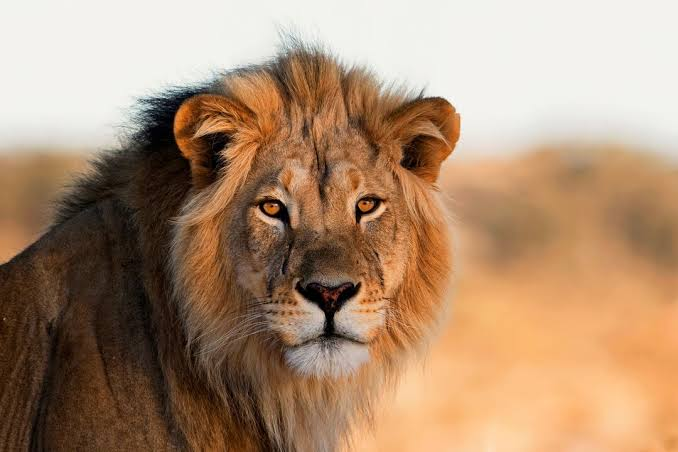
#> input picture Course 2 - Introduction to Deep Learning & Neural Networks with Keras/imagem.jpg, 678 x 452 px
$ jupyter execute --allow-errors '2. Convolutional Neural Networks.ipynb'   (older library calls are emulated)
#> lines starting #> are read from the running program, lines starting #| are printed output that depends on the picture; after the words box and inside, x2 and y2 are one past the last pixel; in counts of white or black regions, pixels touching at a corner belong together
[cell 1]
import keras
from keras.models import Sequential
from keras.layers import Dense
from keras.layers import Conv2D
from keras.layers import MaxPooling2D
from keras.layers import Flatten

import pandas as pd
import numpy as np
import cv2


import seaborn as sns
import matplotlib.pyplot as plt


from sklearn.model_selection import train_test_split
from sklearn.metrics import mean_squared_error

#> (a cell that did not finish here is left out)

[cell 3]
# Carregar imagem (substitua pelo caminho da sua imagem)
imagem = cv2.imread("imagem.jpg", cv2.IMREAD_GRAYSCALE)  # Carregar em escala de cinza
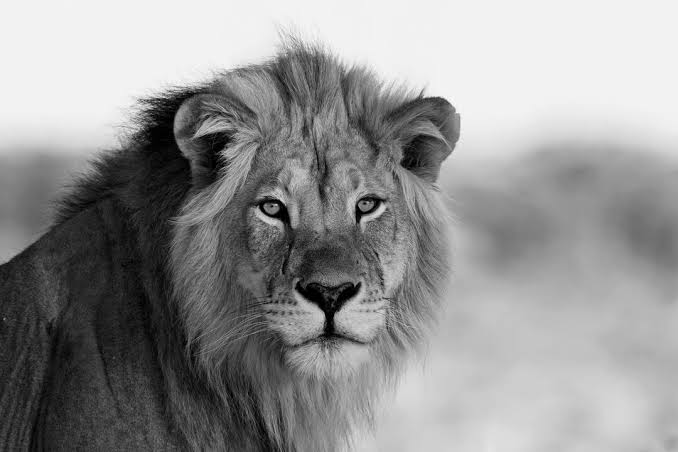
#> imagem: shape (452, 678); min 0, max 253, mean 147.3

# Aplicar diferentes filtros
sobel_x = cv2.Sobel(imagem, cv2.CV_64F, 1, 0, ksize=3)  # Sobel horizontal
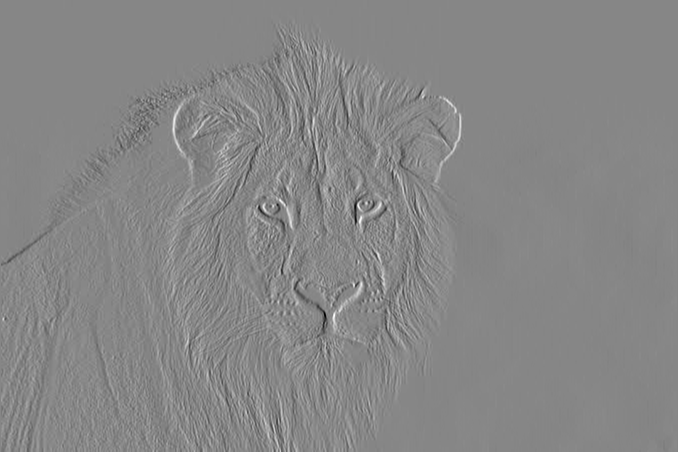
#> sobel_x: shape (452, 678) float64; min -646, max 576, mean 0.7; drawn with min black and max white
sobel_y = cv2.Sobel(imagem, cv2.CV_64F, 0, 1, ksize=3)  # Sobel vertical
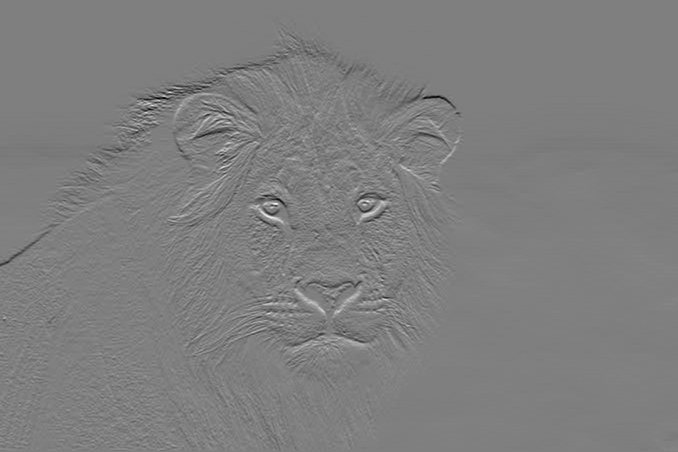
#> sobel_y: shape (452, 678) float64; min -661, max 662, mean -1.9; drawn with min black and max white
laplaciano = cv2.Laplacian(imagem, cv2.CV_64F)  # Laplaciano
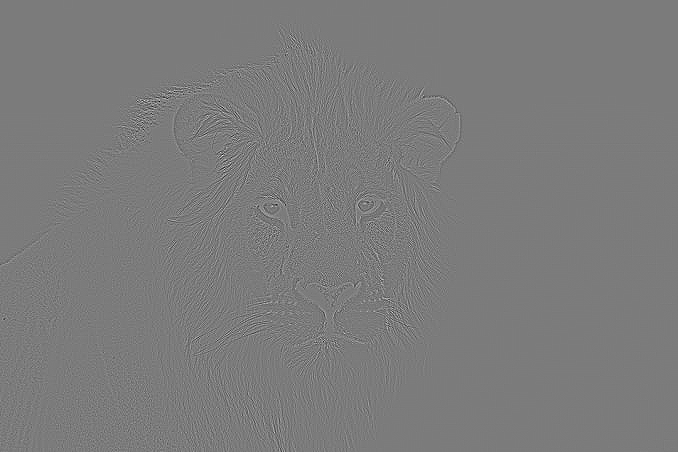
#> laplaciano: shape (452, 678) float64; min -342, max 362, mean 0; drawn with min black and max white
canny = cv2.Canny(imagem, 50, 150)  # Canny Edge Detection
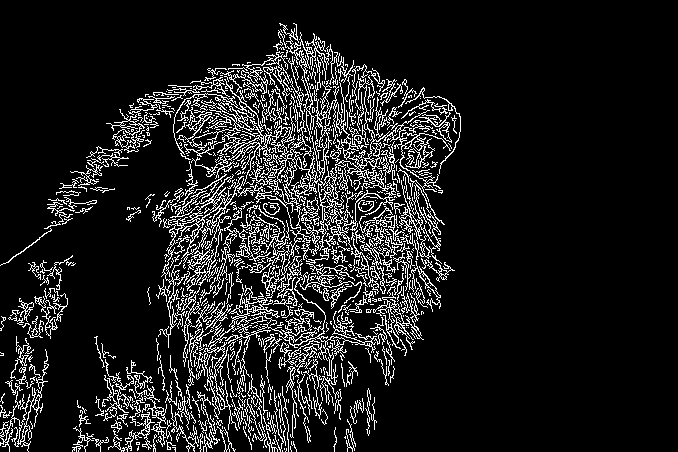
#> canny: shape (452, 678); 11.4% white in thin lines or dots, all inside (x1, y1, x2, y2) = (0, 23, 461, 452)
gaussian = cv2.GaussianBlur(imagem, (5,5), 0)  # Suavização Gaussiana

# Criar um filtro personalizado (realce de detalhes)
kernel = np.array([[0, -1, 0],
                   [-1, 5, -1],
                   [0, -1, 0]])
realce = cv2.filter2D(imagem, -1, kernel)
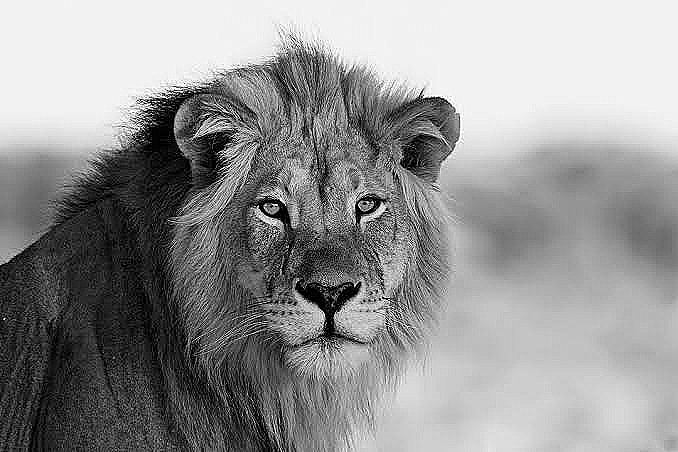
#> realce: shape (452, 678); min 0, max 255, mean 147.8

# Exibir resultados lado a lado
fig, axs = plt.subplots(2, 3, figsize=(12, 8))
axs[0, 0].imshow(imagem, cmap="gray"); axs[0, 0].set_title("Imagem Original")
axs[0, 1].imshow(sobel_x, cmap="gray"); axs[0, 1].set_title("Filtro Sobel X")
axs[0, 2].imshow(sobel_y, cmap="gray"); axs[0, 2].set_title("Filtro Sobel Y")
axs[1, 0].imshow(laplaciano, cmap="gray"); axs[1, 0].set_title("Filtro Laplaciano")
axs[1, 1].imshow(canny, cmap="gray"); axs[1, 1].set_title("Filtro Canny")
axs[1, 2].imshow(realce, cmap="gray"); axs[1, 2].set_title("Filtro Realce de Detalhes")

for ax in axs.flat:
    ax.axis("off")

plt.tight_layout()
plt.show()
